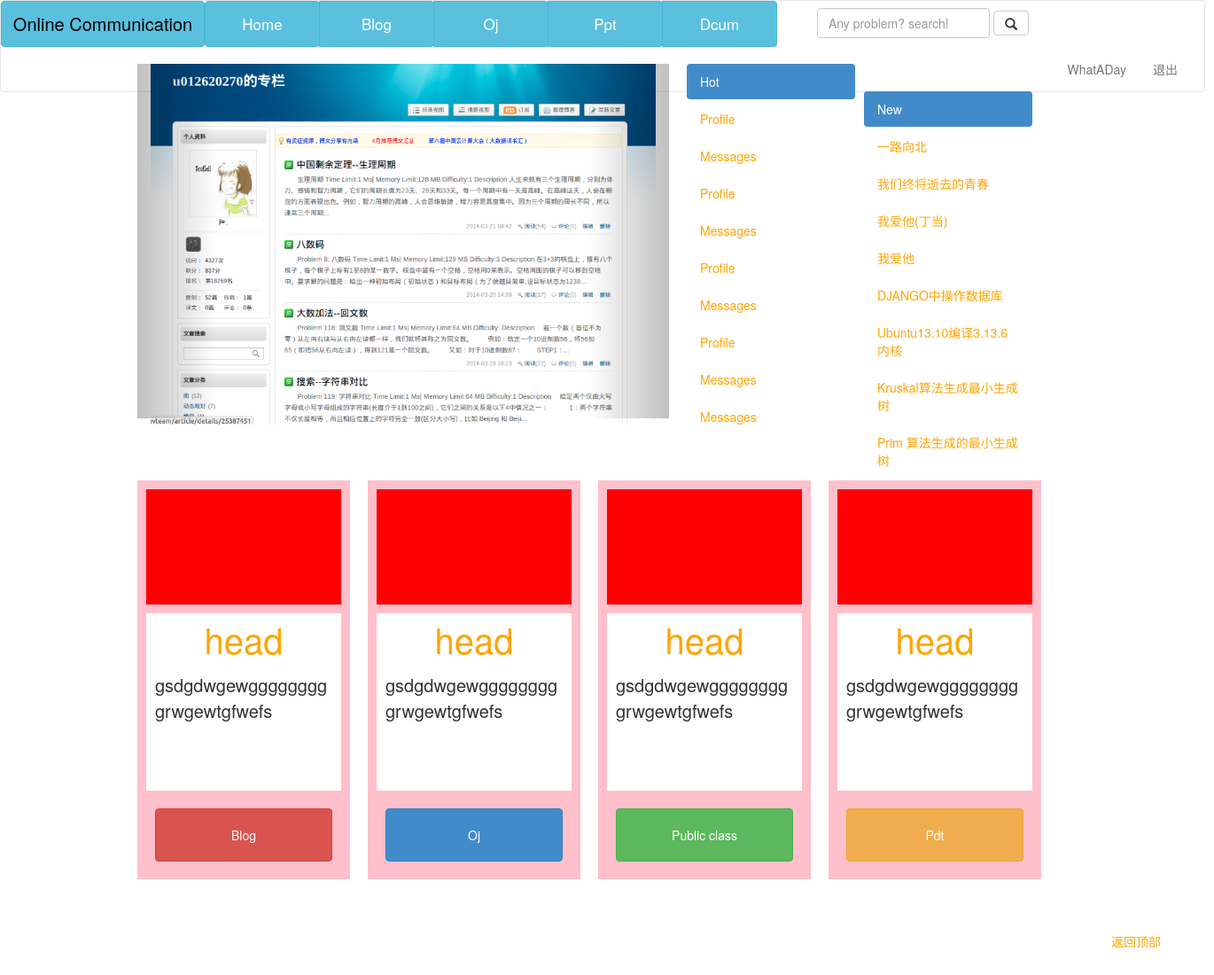
The page / (signed in) on the database its author committed.
### account/models.py (models this page shows, shortened)
class UserProfile(models.Model):
    user = models.OneToOneField(User)
    nickname = models.CharField(max_length=30)
    integral = models.IntegerField(null=False, default=0)
    registration = models.BooleanField(default=False)
    blog_num = models.IntegerField(default=0)
    head_portrait = models.ImageField(upload_to='./head_protrait', default='./head_protrait/no-img.jsp')
    class Meta:
        verbose_name = _('UserProfile')
        verbose_name_plural = _('UserProfiles')

### blog/models.py (models this page shows, shortened)
class Post(models.Model):
    author = models.ForeignKey(UserProfile)
    date = models.DateField(auto_now_add=True)
    date_gmt = models.DateField(null=True)
    content = models.TextField()
    title = models.CharField(max_length=200)
    excerpt = models.CharField(max_length=500)
    status = models.CharField(max_length=20, null=True)
    comment_status = models.CharField(max_length=20, null=True)
    password = models.CharField(max_length=20, null=True)
    modified_date = models.DateField(null=True)
    modified_date_gmt = models.DateField(null=True)
    content_filtered = models.CharField(max_length=200, null=True)
    parent = models.BigIntegerField(null=True)
    menu_order = models.IntegerField(null=True)
    content_type = models.CharField(max_length=20, null=True)
    content_mime_type = models.CharField(max_length=255, null=True)
    comment_count = models.IntegerField(default=0)
    po_type = models.ManyToManyField(Category, through='PostToCategory',
                                blank=True, null=True)
    show = models.BooleanField(default=True)
    class Meta:
        ordering = ['-pk']
        verbose_name = _('Post')
        verbose_name_plural = _('Posts')
    @models.permalink
    def get_absolute_url(self):
        return ('post', (),
                {'author':self.author.user.username, 'pk':self.pk})

### blog/views.py (the view)
# urls.py: url(r'^$', 'blog.views.homePage', name='homepage'),
def homePage(request):
    authenticated = request.user.is_authenticated()
    userprofile = None
    articles = Post.objects.all()[:9]
    if authenticated:
        userprofile = request.user.userprofile
    return render(request, 'index.html', {'authenticated':authenticated,
                                          'user':userprofile, 'articles':articles})

### templates/index.html (shortened to what this page needs)
{% extends 'base.html' %}
{% block script %}
<link href ="{{ STATIC_URL }}css/page_2.css" rel="stylesheet">
<link href="{{ STATIC_URL }}css/nav.css" rel="stylesheet">
<link href= "{{ STATIC_URL }}css/bootstrap.css" rel = "stylesheet">
{% endblock %}
{% block body %}
        <div id="whole_container">
            <div id="page-up">
                <nav class="navbar navbar-default" role="navigation" style="background: white;">
              <div class="navbar-header">
                <button type="button" class="btn btn-info dropdown-toggle"data-toggle = "dropdown" id="button_1" >
                    <a href="#" id="Online-C">Online Communication</a>
                  </button>
              </div>
              <div class="collapse navbar-collapse" id="bs-example-navbar-collapse-1">
               <div class="btn-group" id="various-btns">
                  <button type="button" class="btn btn-info dropdown-toggle"data-toggle = "dropdown" id="button_other" >Home</button>
                  <button type="button" class="btn btn-info dropdown-toggle"data-toggle = "dropdown" id="button_other" >Blog</button>
                  <button type="button" class="btn btn-info dropdown-toggle"data-toggle = "dropdown" id="button_other" >Oj</button>
                  <button type="button" class="btn btn-info dropdown-toggle"data-toggle = "dropdown" id="button_other" >Ppt</button>
                   <button type="button" class="btn btn-info dropdown-toggle"data-toggle = "dropdown" id="button_other" >Dcum</button>
                   <div id="search-box">
                    <form class="navbar-form navbar-left" role="search" id="search-box">
                    <div class="form-group">
                    <input type="text" class="form-control" placeholder="Any problem? search!">
                    </div>
                    <button class="btn btn-default"><span class="glyphicon glyphicon-search"></span></button>
                    </form>
                 </div>
              </div>
            {% if not authenticated %}
            {% include 'account/_sign_in.html' %}
            {% else %}
            {% include 'account/_user_info.html' %}
            {% endif%}
              </div>
            </nav>
            </div>
            <div class="container" id = "page-mid-and-down">
            <div id="page-mid">
                <div id="mid-left">
                    <div id="myCarousel" class="carousel slide  col-md-offset-2 col-md-8">
                        <ol class="carousel-indicators">
                                <li data-target="#myCarousel" data-slide-to="0" class="active"></li>
                                <li data-target="#myCarousel" data-slide-to="1"></li>
                                <li data-target="#myCarousel" data-slide-to="2"></li>
                        </ol>
                    <div class="carousel-inner">
                        <div class="item active">
                            <img src="{{ STATIC_URL }}images/1.png" alt="">
                            <div class="container">
                                <div class="carousel-caption">
                                </div>
                            </div>
                        </div>
                </div>
                        <a class="left carousel-control" href="#myCarousel" data-slide="prev">      </a>
                        <a class="right carousel-control" href="#myCarousel" data-slide="next">     </a>
            </div>
                </div>
                <div id="mid-middle">
                    <ul class="nav nav-pills nav-stacked" id="hot">
                        <li class="active"><a href="#">Hot</a></li>
                        <li><a href="#">Profile</a></li>
                        <li><a href="#">Messages</a></li>
                        <li><a href="#">Profile</a></li>
                        <li><a href="#">Messages</a></li>
                        <li><a href="#">Profile</a></li>
                        <li><a href="#">Messages</a></li>
                        <li><a href="#">Profile</a></li>
                        <li><a href="#">Messages</a></li>
                        <li><a href="#">Messages</a></li>
                    </ul>
            </div>
            <div id="mid-right">
                <ul class="nav nav-pills nav-stacked">
                    <li class="active"><a href="#">New</a></li>
                    {% for article in articles %}
                    <li><a href="{{ article.get_absolute_url }}">{{ article.title }}</a></li>
                    {% endfor %}
                </ul>
            </div>
    </div>
           <div id="page-down">
                <div id="page-down-first">
                    <div id="page-down-fourth-one"></div>
                    <div id="page-down-fourth-two">
						<p id="wordhead">
							 <a href="#" target="_blank">head</a>
						</p>
						<p id="wordbody">
							gsdgdwgewgggggggggrwgewtgfwefs
						</p>
                    </div>
                    <div id="page-down-fourth-three">
						<button type="submit" class="btn btn-danger" id="button">Blog</button>
                    </div>
                </div>
                <div id="page-down-second">
                    <div id="page-down-fourth-one"></div>
                    <div id="page-down-fourth-two">
						<p id="wordhead">
							<a href="#" target="_blank">head</a>
						</p>
						<p id="wordbody">
							gsdgdwgewgggggggggrwgewtgfwefs
						</p>
                    </div>
                    <div id="page-down-fourth-three">
						<button type="submit" class="btn btn-primary" id="button">Oj</button>
                    </div>
                </div>
                <div id="page-down-third">
                    <div id="page-down-fourth-one"></div>
                    <div id="page-down-fourth-two">
						<p id="wordhead">
							<a href="#" target="_blank">head</a>
						</p>
						<p id="wordbody">
							gsdgdwgewgggggggggrwgewtgfwefs
						</p>
                    </div>
                    <div id="page-down-fourth-three">
						<button type="submit" class="btn btn-success" id="button">Public class</button>
                    </div>
                </div>
                <div id="page-down-fourth">
                    <div id="page-down-fourth-one"></div>
                    <div id="page-down-fourth-two">
						<p id="wordhead">
							<a href="#" target="_blank">head</a>
						</p>
						<p id="wordbody">
							gsdgdwgewgggggggggrwgewtgfwefs
						</p>
                    </div>
                    <div id="page-down-fourth-three">
						<button type="submit" class="btn btn-warning" id="button">Pdt</button>
                    </div>
                </div>
            </div>
        </div>
         <p id="pright">
            	<a href="#" target="_self">返回顶部</a>
        </p>
{% endblock %}

### templates/account/_user_info.html
<div id="log_in">
    <ul class="nav navbar-nav navbar-right" id="nav_right">
        <li><a  href="{% url 'blog_index' user.user.username %}">{{ user.nickname }}</a></li>
        <li><a href="{%url 'sign_out' %}">退出</a></li>
    </ul>
</div>

### static/css/page_2.css (style rules this page uses)
#whole_container { width: 1360px; height: 1200px; background: white; }
#page-up { height: 52px; width: 1360px; }
#button_1 { height: 52px; width: 230px; margin: 0px 0px 0px 0px; }
#various-btns { float: left; }
#Online-C { font-size: 20px; color: black; }
#search-box { margin-left: 15px; float: left; }
#button_other { height: 52px; width: 130px; font-size: 17px; }
#page-mid-and-down { height: 800px; width: 1100px; background: white; }
#page-mid { height: 450px; width: 1100px; margin: 20px 0px; }
#mid-left { height: 400px; width: 600px; float: left; margin: 0px 20px 0px 10px; }
#myCarousel { height: 400px; width: 600px; margin: 0px 0px; }
#mid-middle { height: 400px; width: 190px; float: left; margin: 0px 10px 0px 0px; }
#mid-right { height: 400px; width: 190px; float: left; margin: 0px 0px 0px 0px; }
#page-down { height: 550px; width: 1100px; margin: 20px 0px; }
#page-down-first { height: 450px; width: 240px; margin: 0px 10px; float: left; background: pink; }
#page-down-second { height: 450px; width: 240px; background: pink; margin: 0px 10px; float: left; }
#page-down-third { height: 450px; width: 240px; background: pink; margin: 0px 10px; float: left; }
#page-down-fourth { height: 450px; width: 240px; background: pink; margin: 0px 10px; float: left; }
#pright { text-align:right; padding-right: 50px; margin-top: 200px; }
#page-down-fourth-one { height: 130; width:220; background:red; margin-left: 10px; margin-top: 10px; }
#page-down-fourth-two { height: 200; width:220; background:white; margin-left: 10px; margin-top: 10px; padding-left: 10px; padding-right: 10px; word-break:break-all; }
#page-down-fourth-three { height: 80; width:220; margin-left: 10px; margin-top: 10px; }
#button { width:200px; height:60px; margin-top: 10px; margin-left: 10px; }
#wordhead { text-align:center; font-size:40px; }
#wordbody { font-size:20px; }

### static/css/nav.css (style rules this page uses)
#nav_right { padding-left: 15px; padding-right: 15px; margin-left: 15px; }
a:link { color: orange; }

### rows shown on the page
UserProfile: nickname "WhatADay"
Post: title "一路向北"
Post: title "我们终将逝去的青春"
Post: title "我爱他(丁当)"
Post: title "我爱他"
Post: title "DJANGO中操作数据库"
Post: title "Ubuntu13.10编译3.13.6内核"
Post: title "Kruskal算法生成最小生成树"
Post: title "Prim 算法生成的最小生成树"
